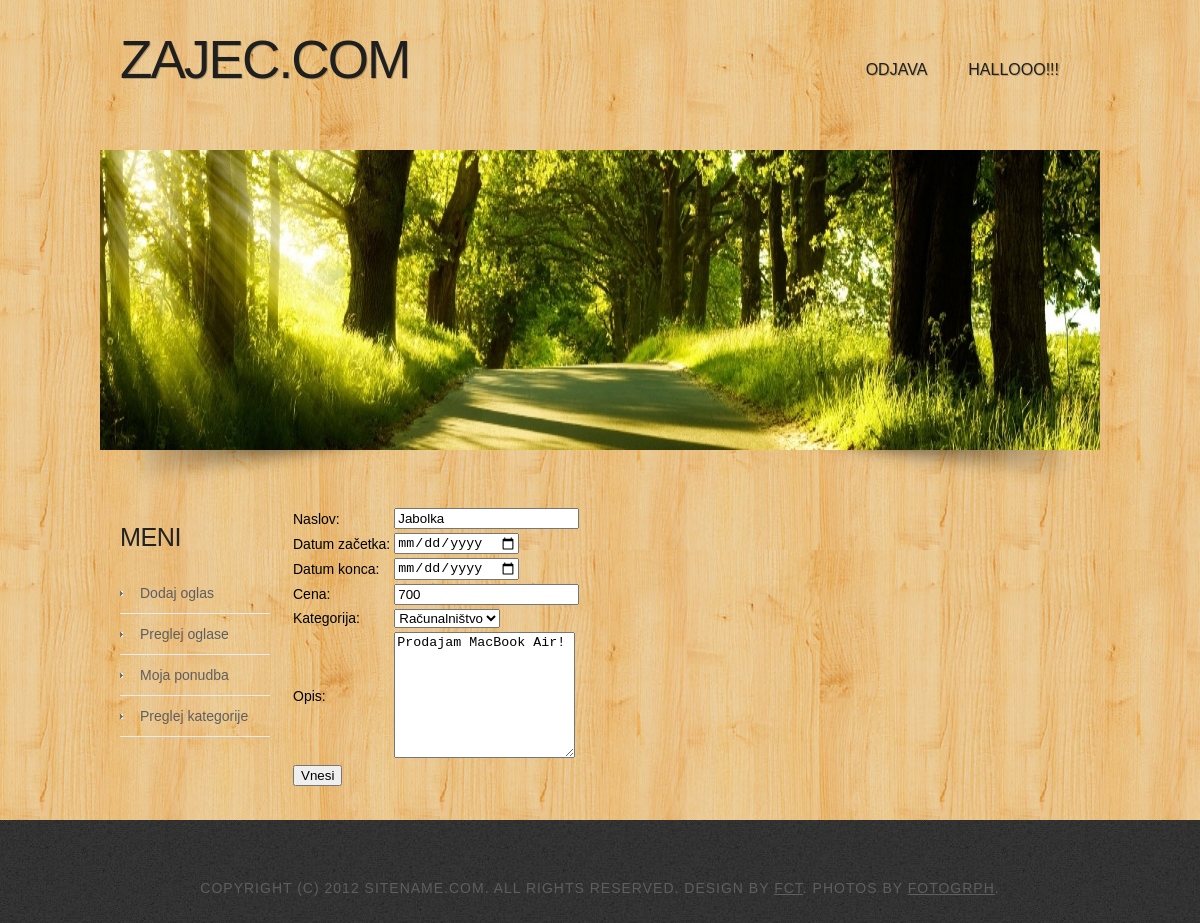
The page /ad_edit.php?id=4 (signed in) on the database its author committed.
### tables this page shows
CREATE TABLE `ads` (
  `id` int(11) NOT NULL,
  `category_id` int(11) NOT NULL,
  `user_id` int(11) NOT NULL,
  `title` varchar(50) NOT NULL,
  `date_b` timestamp NOT NULL DEFAULT CURRENT_TIMESTAMP ON UPDATE CURRENT_TIMESTAMP,
  `date_e` timestamp NOT NULL DEFAULT '0000-00-00 00:00:00',
  `description` text,
  `price` float NOT NULL,
  `bid_id` int(11) NOT NULL,
  `auction` boolean NOT NULL DEFAULT false
  
);

### ad_edit.php (the view, shortened to what this page needs)
<?php
    include_once 'header.php';
    include_once 'database.php';
    $ad_id = (int) $_GET['id'];
    $user_id = $_SESSION['user_id'];
    $sql = "SELECT * FROM ads
            WHERE id=$ad_id AND user_id=$user_id";
    $result = mysqli_query($conn, $sql);
    $ad = mysqli_fetch_array($result);
?>
<form action="ad_update.php" method="post">
    <table border="0">
        <tr>
            <td>Naslov:</td>
            <td><input type="text" name="title" value="<?php echo $ad['title']; ?>" required="required"  /></td>
        </tr>
        <tr>
            <td>Datum začetka:</td>
            <td><input type="date" name="date_b" value="<?php echo $ad['date_b']; ?>"required="required" /></td>
        </tr>
        <tr>
            <td>Datum konca:</td>
            <td><input type="date" name="date_e" value="<?php echo $ad['date_e']; ?>" required="required" /></td>
        </tr>
        <tr>
            <td>Cena:</td>
            <td><input type="number" name="price" value="<?php echo $ad['price']; ?>" required="required" /></td>
        </tr>
        <tr>
            <td>Kategorija:</td>
            <td>
                <?php
                $categories = mysqli_query($conn,
                        "SELECT *
                         FROM categories");
                echo '<select name="category_id">';
                while ($category = mysqli_fetch_array($categories)) {
                    if ($ad['category_id'] == $category["id"]) {
                       echo '<option value="'
                             .$category["id"].'" selected="selected">'
                             .$category["name"]
                             .'</option>';
                    }
                    else {
                        echo '<option value="'
                             .$category["id"].'">'
                             .$category["name"]
                             .'</option>';
                    }
                }
                echo '</select>';
                ?>
            </td>
        </tr>
        <tr>
            <td>Opis:</td>
            <td><textarea name="description" cols="20" rows="8"><?php echo $ad['description']; ?></textarea></td>
        </tr>
        <tr>
            <td colspan="2">
                <input type="submit" value="Vnesi" />
            </td>
        </tr>
    </table>
</form>
 <?php
    include_once 'nav_menu.php';
    include_once 'footer.php';
?>

### css/style.css (style rules this page uses)
body { margin: 0; padding: 0; background: #050505 url(../images/img01.jpg) repeat; font-family: Arial, Helvetica, sans-serif; font-size: 14px; color: black; }

### rows shown on the page
ads: title "Jabolka", price "700", description "Prodajam MacBook Air!"

### other values the page prints
$_SESSION['name'] "HALLOOO!!!"
form field category_id "Računalništvo"
